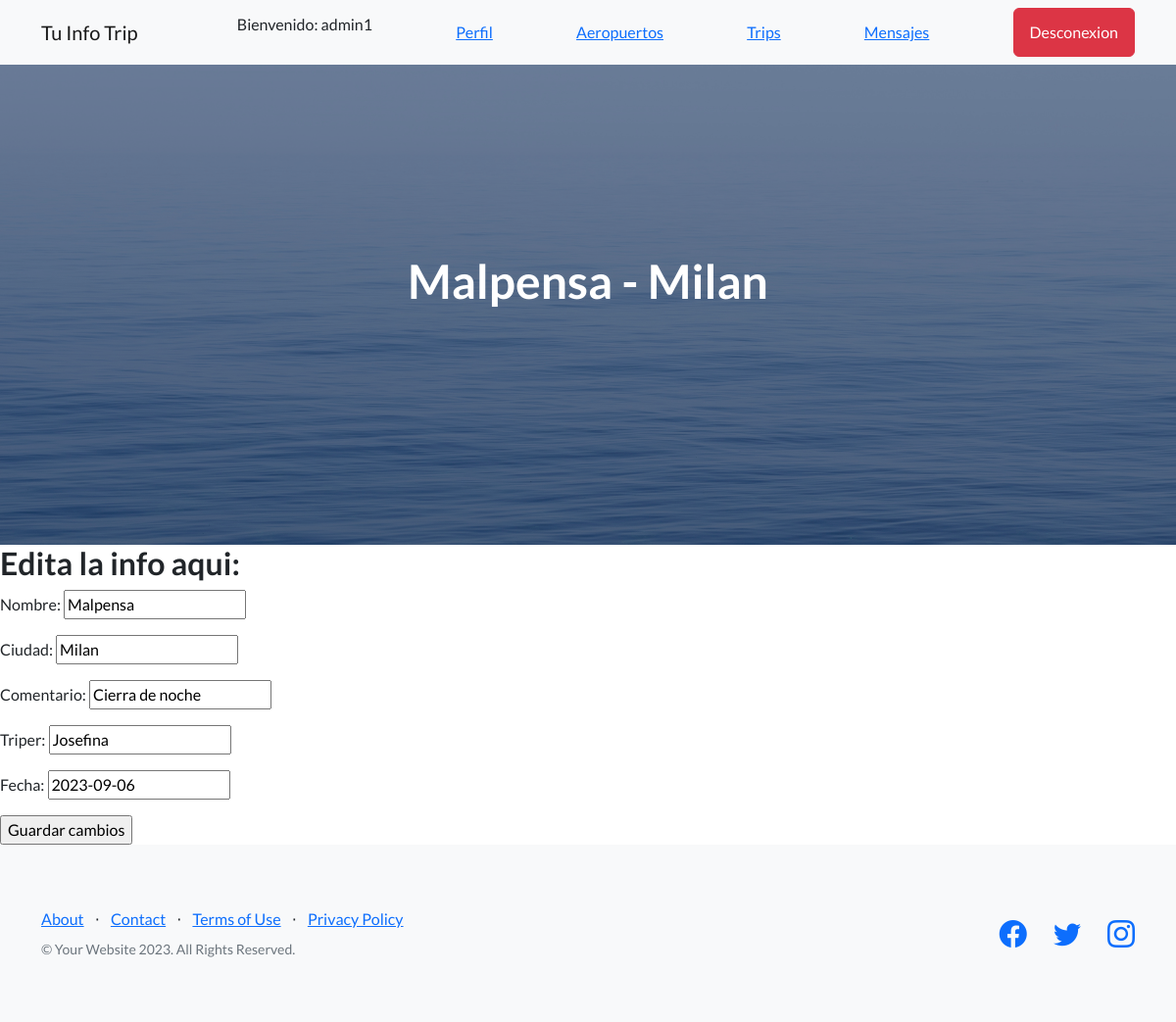
The page /AppBlog/editarAeropuerto/2 (signed in) on the database its author committed.
### AppBlog/models.py (models this page shows)
class Aeropuerto(models.Model):
    nombre=models.CharField(max_length=50)
    ciudad=models.CharField(max_length=50)
    comentario=models.CharField(max_length=50)
    triper=models.CharField(max_length=50, null=True)
    fecha=models.DateField(default=date.today)
    def __str__(self):
        return f"{self.nombre} - {self.ciudad}"

### AppBlog/views.py (the view)
# urls.py: path('editarAeropuerto/<id>', editarAeropuerto, name="editarAeropuerto"),
@login_required
def editarAeropuerto(request,id):
    aeropuerto=Aeropuerto.objects.get(id=id)
    if request.method=="POST":
        form=AeropuertoForm(request.POST)
        if form.is_valid():
            info=form.cleaned_data
            aeropuerto.nombre=info["nombre"]
            aeropuerto.ciudad=info["ciudad"]
            aeropuerto.comentario=info["comentario"]
            aeropuerto.triper=info["triper"]
            aeropuerto.fecha=info["fecha"]
            aeropuerto.save()
            mensaje="Aeropuerto editado correctamente"
            aeropuertos=Aeropuerto.objects.all()
            formulario_aeropuerto=AeropuertoForm()
            return render(request,"AppBlog/aeropuertos.html", {"mensaje":mensaje, "formulario":formulario_aeropuerto,"aeropuertos":aeropuertos})
    else:
        formulario_aeropuerto=AeropuertoForm(initial={"nombre":aeropuerto.nombre,"ciudad":aeropuerto.ciudad,"comentario":aeropuerto.comentario, "triper":aeropuerto.triper,"fecha":aeropuerto.fecha})
        return render(request,"AppBlog/editarAeropuerto.html", {"formulario":formulario_aeropuerto,"aeropuerto":aeropuerto})

### AppBlog/forms.py
class AeropuertoForm(forms.Form):
    nombre=forms.CharField(max_length=50)
    ciudad=forms.CharField(max_length=50)
    comentario=forms.CharField(max_length=50)
    triper=forms.CharField(max_length=50)
    fecha=forms.DateField()

### AppBlog/templates/AppBlog/editarAeropuerto.html (shortened to what this page needs)
{% extends "AppBlog/padre.html" %}
{% load static %}
{% block titulo %}  {{ aeropuerto }} {% endblock %}
{% block contenido_que_cambia %}
<h2>Edita la info aqui:</h2>
<form action="{% url 'editarAeropuerto' aeropuerto.id %}" method="POST"> {% csrf_token %}
    {{ formulario.as_p }}
    <input type="submit" value="Guardar cambios">
</form>
{% endblock %}

### AppBlog/templates/AppBlog/padre.html (shortened to what this page needs)
<!DOCTYPE html>
<html lang="en">
    <head>
        {% load static %}
        <link href="https://cdn.jsdelivr.net/npm/bootstrap-icons@1.5.0/font/bootstrap-icons.css" rel="stylesheet" type="text/css" />
        <link href="{% static 'AppBlog/css/styles.css' %}" rel="stylesheet" />
    </head>
    <body>
        <nav class="navbar navbar-light bg-light static-top">
            <div class="container">
                <a class="navbar-brand" href="{% url 'inicio' %}">Tu Info Trip</a>
                {% if user.is_authenticated %}
                <p> Bienvenido: {{ user.username }}</p>
                <a class="text-primary" href="{% url 'ver_perfil' %}">Perfil</a>
                <a class="text-primary" href="{% url 'aeropuertos' %}">Aeropuertos</a>
                <a class="text-primary" href="{% url 'trip_list' %}">Trips</a>
                <a class="text-primary" href="{% url 'enviar_mensaje' %}">Mensajes</a>
                <a class="btn btn-danger" href="{% url 'logout' %}">Desconexion</a>
                {% else %}
                <a class="btn btn-success" href="{% url 'login' %}">Ingresar</a>
                <a class="btn btn-secondary"href="{% url 'register' %}">Registrarse</a>
                {% endif %}
            </div>
        </nav>
        <header class="masthead">
            <div class="container position-relative">
                <div class="row justify-content-center">
                    <div class="col-xl-6">
                        <div class="text-center text-white">
                            <h1 class="mb-5">{% block titulo %} {% endblock%}</h1>
                        </div>
                    </div>
                </div>
            </div>
        </header>
        {% block contenido_que_cambia %}
        {% endblock %}
        <footer class="footer bg-light">
            <div class="container">
                <div class="row">
                    <div class="col-lg-6 h-100 text-center text-lg-start my-auto">
                        <ul class="list-inline mb-2">
                            <li class="list-inline-item"><a href="#!">About</a></li>
                            <li class="list-inline-item">⋅</li>
                            <li class="list-inline-item"><a href="#!">Contact</a></li>
                            <li class="list-inline-item">⋅</li>
                            <li class="list-inline-item"><a href="#!">Terms of Use</a></li>
                            <li class="list-inline-item">⋅</li>
                            <li class="list-inline-item"><a href="#!">Privacy Policy</a></li>
                        </ul>
                        <p class="text-muted small mb-4 mb-lg-0">&copy; Your Website 2023. All Rights Reserved.</p>
                    </div>
                    <div class="col-lg-6 h-100 text-center text-lg-end my-auto">
                        <ul class="list-inline mb-0">
                            <li class="list-inline-item me-4">
                                <a href="#!"><i class="bi-facebook fs-3"></i></a>
                            </li>
                            <li class="list-inline-item me-4">
                                <a href="#!"><i class="bi-twitter fs-3"></i></a>
                            </li>
                            <li class="list-inline-item">
                                <a href="#!"><i class="bi-instagram fs-3"></i></a>
                            </li>
                        </ul>
                    </div>
                </div>
            </div>
        </footer>
    </body>
</html>

### rows shown on the page
Aeropuerto: nombre+ciudad "Malpensa - Milan", nombre "Malpensa", ciudad "Milan", comentario "Cierra de noche", triper "Josefina", fecha "2023-09-06"

### other values the page prints
{{ user.username }} "admin1"
